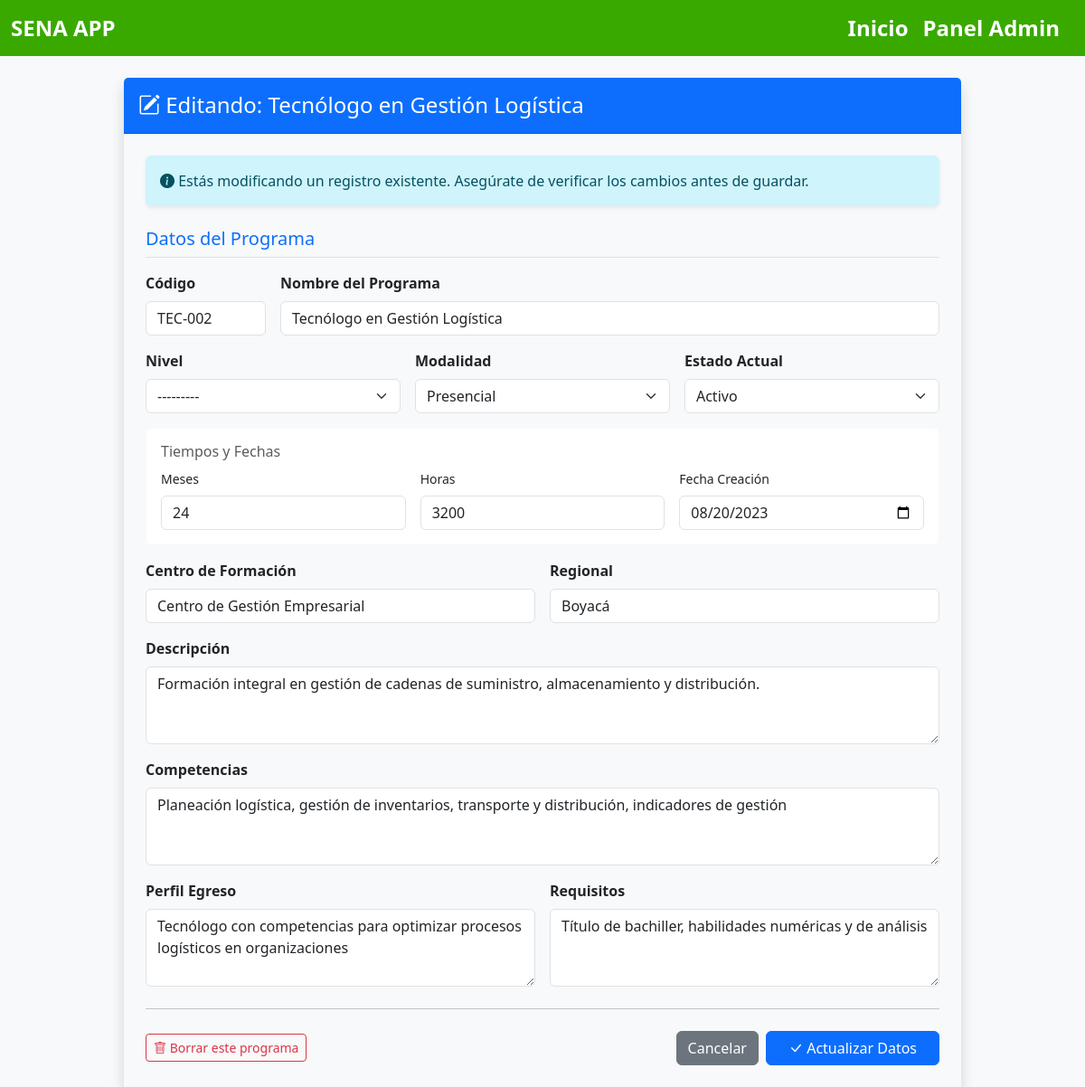
The app's page /programas/editar/2/ with its own data.
### programas/models.py (models this page shows, shortened)
class Programa(models.Model):
    NIVEL_FORMACION_CHOICES = [
        ('AUX', 'Auxiliar'),
        ('OPE', 'Operario'),
        ('TEC', 'Técnico'),
        ('TGL', 'Tecnólogo'),
        ('ESP', 'Especialización Tecnologica'),
        ('COM', 'Complementario'),
    ]
    MODALIDAD_CHOICES = [
        ('PRE', 'Presencial'),
        ('VIR', 'Virtual'),
        ('MIX', 'Mixta'),
    ]
    MODALIDAD_CHOICES = [
        ('PRE', 'Presencial'),
        ('VIR', 'Virtual'),
        ('MIX', 'Mixta'),
    ]
    ESTADO_CHOICES = [
        ('ACT', 'Activo'),
        ('INA', 'Inactivo'),
        ('SUS', 'Suspendido'),
        ('CAN', 'Cancelado'),
    ]
    codigo = models.CharField(max_length=20, unique=True, verbose_name="Código del Programa")
    nombre = models.CharField(max_length=200, verbose_name="Nombre del Programa")
    nivel_formacion = models.CharField(max_length=3, choices=NIVEL_FORMACION_CHOICES, verbose_name="Nivel de Formación")
    modalidad = models.CharField(max_length=3, choices=MODALIDAD_CHOICES, default='PRE', verbose_name="Modalidad")
    duracion_meses = models.PositiveIntegerField(verbose_name="Duración en Meses")
    duracion_horas = models.PositiveIntegerField(verbose_name="Duración en Horas")
    descripcion = models.TextField(verbose_name="Descripción del Programa")
    competencias = models.TextField(verbose_name="Competencias a Desarrollar")
    perfil_egreso = models.TextField(verbose_name="Perfil de Egreso")
    requisitos_ingreso = models.TextField(verbose_name="Requisitos de Ingreso")
    centro_formacion = models.CharField(max_length=200, verbose_name="Centro de Formación")
    regional = models.CharField(max_length=100, verbose_name="Regional")
    estado = models.CharField(max_length=3, choices=ESTADO_CHOICES, default='ACT', verbose_name="Estado")
    fecha_creacion = models.DateField(verbose_name="Fecha de Creación del Programa")
    fecha_registro = models.DateTimeField(auto_now_add=True, verbose_name="Fecha de Registro")
    class Meta:
        verbose_name = "Programa de Formación"
        verbose_name_plural = "Programas de Formación"
        ordering = ['nombre']

### programas/views.py (the view)
# urls.py: path('editar/<int:pk>/', views.ProgramaUpdateView.as_view(), name='editar_programa'),
class ProgramaUpdateView(UpdateView):
    model = Programa
    form_class = ProgramaForm
    template_name = 'programas/editar_programa.html'
    success_url = reverse_lazy('programas:lista_programas')

### programas/templates/programas/editar_programa.html (shortened to what this page needs)
{% extends "master.html" %}
{% block content %}
<div class="container mt-4">
    <div class="row justify-content-center">
        <div class="col-lg-10">
            <div class="card shadow border-0">
                <div class="card-header bg-primary text-white py-3">
                    <h4 class="mb-0">
                        <i class="bi bi-pencil-square"></i> Editando: {{ object.nombre }}
                    </h4>
                </div>
                <div class="card-body p-4 bg-light">
                    <div class="alert alert-info border-0 shadow-sm mb-4">
                        <i class="bi bi-info-circle-fill"></i> Estás modificando un registro existente. Asegúrate de verificar los cambios antes de guardar.
                    </div>
                    <form method="post" novalidate>
                        <h5 class="text-primary border-bottom pb-2 mb-3">Datos del Programa</h5>
                        <div class="row g-3 mb-3">
                            <div class="col-md-2">
                                <label class="form-label fw-bold">Código</label>
                                {{ form.codigo }}
                            </div>
                            <div class="col-md-10">
                                <label class="form-label fw-bold">Nombre del Programa</label>
                                {{ form.nombre }}
                            </div>
                        </div>
                        <div class="row g-3 mb-3">
                            <div class="col-md-4">
                                <label class="form-label fw-bold">Nivel</label>
                                {{ form.nivel_formacion }}
                            </div>
                            <div class="col-md-4">
                                <label class="form-label fw-bold">Modalidad</label>
                                {{ form.modalidad }}
                            </div>
                            <div class="col-md-4">
                                <label class="form-label fw-bold">Estado Actual</label>
                                {{ form.estado }}
                            </div>
                        </div>
                        <div class="card card-body bg-white border-light mb-3">
                            <h6 class="text-muted">Tiempos y Fechas</h6>
                            <div class="row g-3">
                                <div class="col-md-4">
                                    <label class="form-label small">Meses</label>
                                    {{ form.duracion_meses }}
                                </div>
                                <div class="col-md-4">
                                    <label class="form-label small">Horas</label>
                                    {{ form.duracion_horas }}
                                </div>
                                <div class="col-md-4">
                                    <label class="form-label small">Fecha Creación</label>
                                    {{ form.fecha_creacion }}
                                </div>
                            </div>
                        </div>
                        <div class="row g-3 mb-3">
                            <div class="col-md-6">
                                <label class="form-label fw-bold">Centro de Formación</label>
                                {{ form.centro_formacion }}
                            </div>
                            <div class="col-md-6">
                                <label class="form-label fw-bold">Regional</label>
                                {{ form.regional }}
                            </div>
                        </div>
                        <div class="mb-3">
                            <label class="form-label fw-bold">Descripción</label>
                            {{ form.descripcion }}
                        </div>
                        <div class="mb-3">
                            <label class="form-label fw-bold">Competencias</label>
                            {{ form.competencias }}
                        </div>
                        <div class="row g-3">
                            <div class="col-md-6">
                                <label class="form-label fw-bold">Perfil Egreso</label>
                                {{ form.perfil_egreso }}
                            </div>
                            <div class="col-md-6">
                                <label class="form-label fw-bold">Requisitos</label>
                                {{ form.requisitos_ingreso }}
                            </div>
                        </div>
                        <hr class="my-4">
                        <div class="d-flex justify-content-between">
                            <a href="{% url 'programas:eliminar_programa' object.id %}" class="btn btn-outline-danger btn-sm align-self-center">
                                <i class="bi bi-trash"></i> Borrar este programa
                            </a>
                            <div class="d-flex gap-2">
                                <a href="{% url 'programas:lista_programas' %}" class="btn btn-secondary">Cancelar</a>
                                <button type="submit" class="btn btn-primary px-4">
                                    <i class="bi bi-check-lg"></i> Actualizar Datos
                                </button>
                            </div>
                        </div>
                    </form>
                </div>
            </div>
        </div>
    </div>
</div>
{% endblock %}

### aprendices/static/css/estilos.css (style rules this page uses)
body { background-color: #f8f9fa; }

### records on screen
Programa: nombre "Tecnólogo en Gestión Logística", codigo "TEC-002", nivel_formacion "---------", modalidad "Presencial", estado "Activo", duracion_meses "24", duracion_horas "3200", fecha_creacion "08/20/2023", centro_formacion "Centro de Gestión Empresarial", regional "Boyacá", descripcion "Formación integral en gestión de cadenas de suministro, almacenamiento y distribución.", competencias "Planeación logística, gestión de inventarios, transporte y distribución, indicadores de gestión", perfil_egreso "Tecnólogo con competencias para optimizar procesos logísticos en organizaciones", requisitos_ingreso "Título de bachiller, habilidades numéricas y de análisis"
